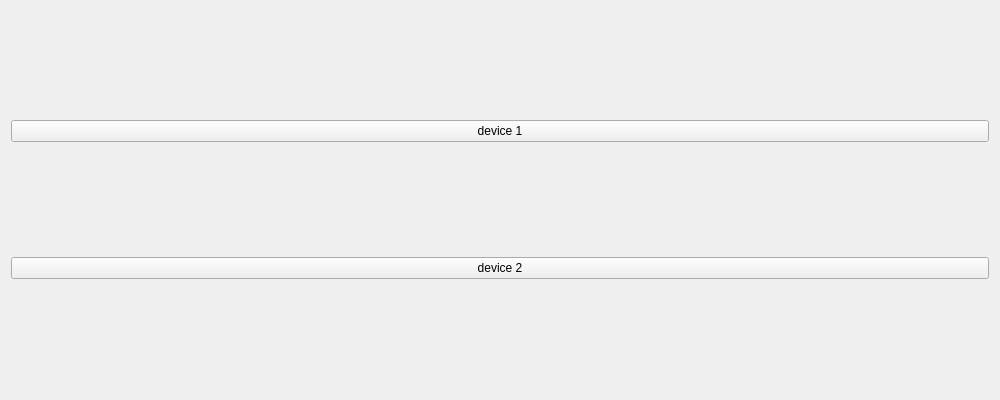
<?xml version="1.0" encoding="UTF-8"?>
<ui version="4.0">
 <class>Form</class>
 <widget class="QWidget" name="Form">
  <property name="geometry">
   <rect>
    <x>0</x>
    <y>0</y>
    <width>1000</width>
    <height>400</height>
   </rect>
  </property>
  <property name="windowTitle">
   <string>Form</string>
  </property>
  <layout class="QVBoxLayout" name="verticalLayout">
   <item>
    <layout class="QHBoxLayout" name="horizontalLayout">
     <item>
      <widget class="CRelatedDisplayButton" name="CRelatedDisplayButton">
       <property name="text">
        <string>device 1</string>
       </property>
       <property name="filenames" stdset="0">
        <stringlist>
         <string>main_1.py</string>
        </stringlist>
       </property>
       <property name="titles" stdset="0">
        <stringlist>
         <string>device 1</string>
        </stringlist>
       </property>
      </widget>
     </item>
    </layout>
   </item>
   <item>
    <layout class="QHBoxLayout" name="horizontalLayout_3">
     <item>
      <widget class="CRelatedDisplayButton" name="CRelatedDisplayButton_2">
       <property name="text">
        <string>device 2</string>
       </property>
       <property name="filenames" stdset="0">
        <stringlist>
         <string>main_2.py</string>
        </stringlist>
       </property>
       <property name="titles" stdset="0">
        <stringlist>
         <string>device 2</string>
        </stringlist>
       </property>
      </widget>
     </item>
    </layout>
   </item>
  </layout>
 </widget>
 <customwidgets>
  <customwidget>
   <class>PyDMRelatedDisplayButton</class>
   <extends>QPushButton</extends>
   <header>pydm.widgets.related_display_button</header>
  </customwidget>
  <customwidget>
   <class>CRelatedDisplayButton</class>
   <extends>PyDMRelatedDisplayButton</extends>
   <header>comrad.widgets.buttons</header>
  </customwidget>
 </customwidgets>
 <resources/>
 <connections/>
</ui>
